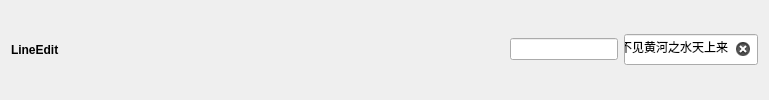
             <widget class="QWidget" name="widget_10" native="true">
              <layout class="QGridLayout" name="gridLayout_13">
               <item row="0" column="0">
                <widget class="QLabel" name="label_10">
                 <property name="font">
                  <font>
                   <bold>true</bold>
                  </font>
                 </property>
                 <property name="text">
                  <string>LineEdit</string>
                 </property>
                </widget>
               </item>
               <item row="0" column="1">
                <spacer name="horizontalSpacer_6">
                 <property name="orientation">
                  <enum>Qt::Orientation::Horizontal</enum>
                 </property>
                 <property name="sizeHint" stdset="0">
                  <size>
                   <width>445</width>
                   <height>20</height>
                  </size>
                 </property>
                </spacer>
               </item>
               <item row="0" column="3">
                <widget class="QLineEdit" name="lineEdit">
                 <property name="minimumSize">
                  <size>
                   <width>0</width>
                   <height>31</height>
                  </size>
                 </property>
                 <property name="text">
                  <string>君不见黄河之水天上来</string>
                 </property>
                 <property name="clearButtonEnabled">
                  <bool>true</bool>
                 </property>
                </widget>
               </item>
               <item row="0" column="2">
                <widget class="QLineEdit" name="lineEditSerach"/>
               </item>
              </layout>
             </widget>
